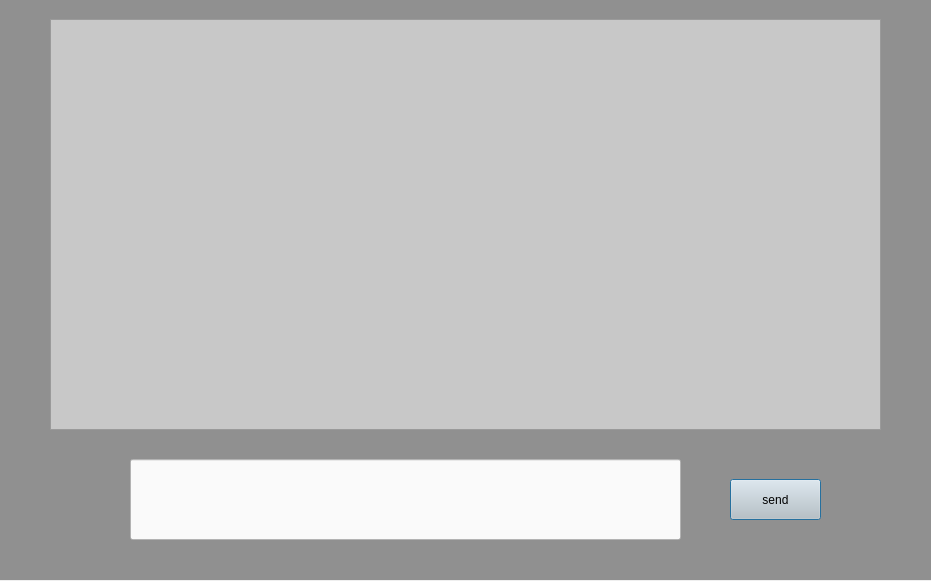
<?xml version="1.0" encoding="UTF-8"?>
<ui version="4.0">
 <class>Dialog</class>
 <widget class="QDialog" name="Dialog">
  <property name="geometry">
   <rect>
    <x>0</x>
    <y>0</y>
    <width>931</width>
    <height>581</height>
   </rect>
  </property>
  <property name="windowTitle">
   <string>Dialog</string>
  </property>
  <widget class="QWidget" name="widget" native="true">
   <property name="geometry">
    <rect>
     <x>0</x>
     <y>-1</y>
     <width>931</width>
     <height>581</height>
    </rect>
   </property>
   <property name="styleSheet">
    <string notr="true">background-color: rgb(144, 144, 144);</string>
   </property>
   <widget class="QLabel" name="label">
    <property name="geometry">
     <rect>
      <x>510</x>
      <y>480</y>
      <width>91</width>
      <height>31</height>
     </rect>
    </property>
    <property name="styleSheet">
     <string notr="true">color: rgb(255, 255, 255);font:18px</string>
    </property>
    <property name="text">
     <string>just wait</string>
    </property>
   </widget>
   <widget class="QLineEdit" name="sendbox">
    <property name="geometry">
     <rect>
      <x>130</x>
      <y>460</y>
      <width>551</width>
      <height>81</height>
     </rect>
    </property>
    <property name="styleSheet">
     <string notr="true">background-color:rgb(250, 250, 250)</string>
    </property>
   </widget>
   <widget class="QPushButton" name="pushButton">
    <property name="geometry">
     <rect>
      <x>730</x>
      <y>480</y>
      <width>91</width>
      <height>41</height>
     </rect>
    </property>
    <property name="styleSheet">
     <string notr="true">background-color: rgb(200, 200, 200);</string>
    </property>
    <property name="text">
     <string>send</string>
    </property>
   </widget>
   <widget class="QTextEdit" name="screen">
    <property name="geometry">
     <rect>
      <x>50</x>
      <y>20</y>
      <width>831</width>
      <height>411</height>
     </rect>
    </property>
    <property name="styleSheet">
     <string notr="true">background-color: rgb(200, 200, 200);</string>
    </property>
   </widget>
  </widget>
 </widget>
 <resources/>
 <connections/>
</ui>
